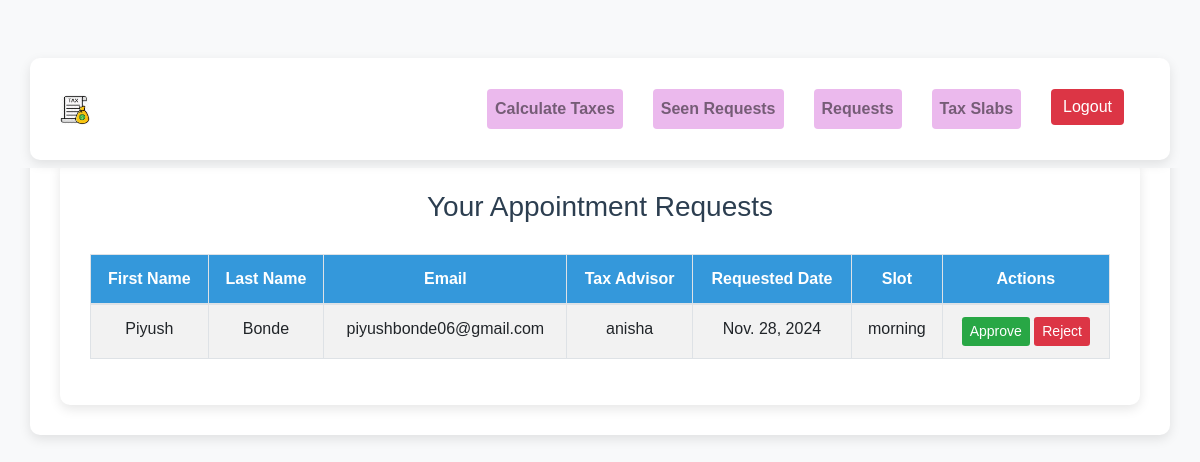
/advisor/manage-requests/ (signed in), run on an earlier commit of the app's database.
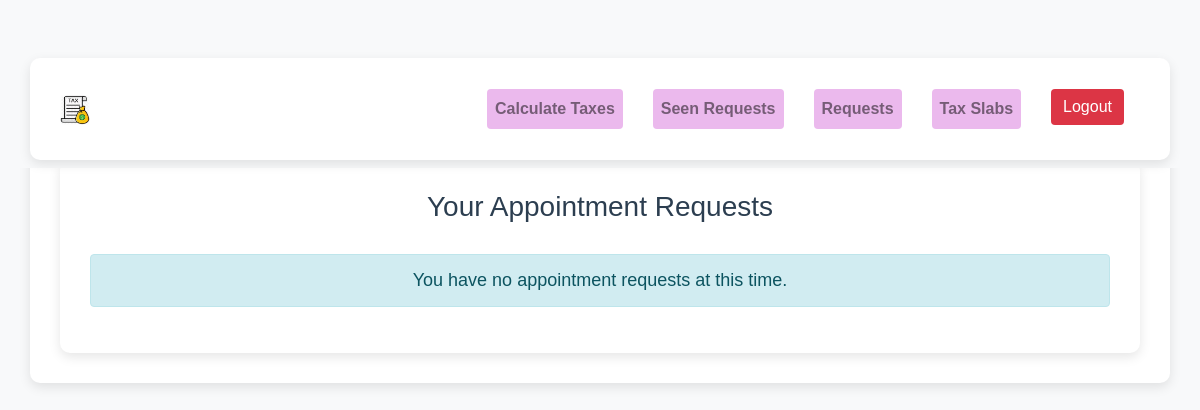
And on a later commit of the database.
### advisor/models.py (models this page shows, shortened)
class UserRequest(models.Model):
    user = models.ForeignKey(User, on_delete=models.CASCADE, related_name="requests")
    tax_advisor = models.ForeignKey(User, on_delete=models.CASCADE, related_name="advisor_requests")
    first_name = models.CharField(max_length=150)
    last_name = models.CharField(max_length=150)
    email = models.EmailField()
    approved = models.BooleanField(default=False)
    rejected = models.BooleanField(default=False)
    slot = models.CharField(max_length=100, null=True)  # Store the time slot as a string (can use choices)
    date = models.DateField(null=True)  # Store the appointment date

### appointment/views.py (the view)
# urls.py: path('manage-requests/', av.manage_requests_view, name='manage_requests'),#not working
def manage_requests_view(request):
    if request.user.groups.filter(name='Tax Advisor').exists():
        requests = UserRequest.objects.filter(tax_advisor=request.user, approved=False, rejected=False)
        return render(request, 'appointment/manage_requests.html', {'requests': requests})
    else:
        return redirect('not_authorized')

### accounts/context_processor.py (called while the page is built)
def user_groups(request):
    user = request.user
    return {
        'is_admin': user.is_authenticated and user.is_superuser,
        'is_taxadvisor': user.is_authenticated and user.groups.filter(name='Tax Advisor').exists(),
        'is_indivual_user': user.is_authenticated and user.groups.filter(name='Individual User').exists(),
    }

### appointment/templates/appointment/manage_requests.html (shortened to what this page needs)
{% extends 'base.html' %}
{% block individual_style %}
      <link rel="stylesheet" href="https://maxcdn.bootstrapcdn.com/bootstrap/4.5.2/css/bootstrap.min.css">
{% endblock %}
{% block content %}
   <body>
      <div class="container">
         <h2>Your Appointment Requests</h2>
         {% if requests %}
         <table class="table table-striped table-bordered">
            <thead>
               <tr>
                  <th>First Name</th>
                  <th>Last Name</th>
                  <th>Email</th>
                  <th>Tax Advisor</th>
                  <th>Requested Date</th>
                  <th>Slot</th>
                  <th>Actions</th>
               </tr>
            </thead>
            <tbody>
               {% for request in requests %}
               <tr>
                  <td>{{ request.first_name }}</td>
                  <td>{{ request.last_name }}</td>
                  <td>{{ request.email }}</td>
                  <td>{{ request.tax_advisor.username }}</td>
                  <td>{{ request.date }}</td>
                  <td>{{ request.slot }}</td>
                  <td>
                     <a href="{% url 'approve_request' request.id %}" class="btn btn-success btn-sm">Approve</a>
                     <a href="{% url 'reject_request' request.id %}" class="btn btn-danger btn-sm">Reject</a>
                  </td>
               </tr>
               {% endfor %}
            </tbody>
         </table>
         {% else %}
         <div class="alert alert-info text-center">
            You have no appointment requests at this time.
         </div>
         {% endif %}
      </div>
   </body>
{% endblock %}

What changed in the data, as far as the page shows it:
no longer on this page (row edited): UserRequest: first_name "Piyush", last_name "Bonde", email "piyushbonde06@gmail.com", tax_advisor.username "anisha", date "Nov. 28, 2024", slot "morning"
Also different on the page:
text no longer shown: "First Name Last Name Email Tax Advisor Requested Date Slot Actions"
text now shown: "You have no appointment requests at this time."
